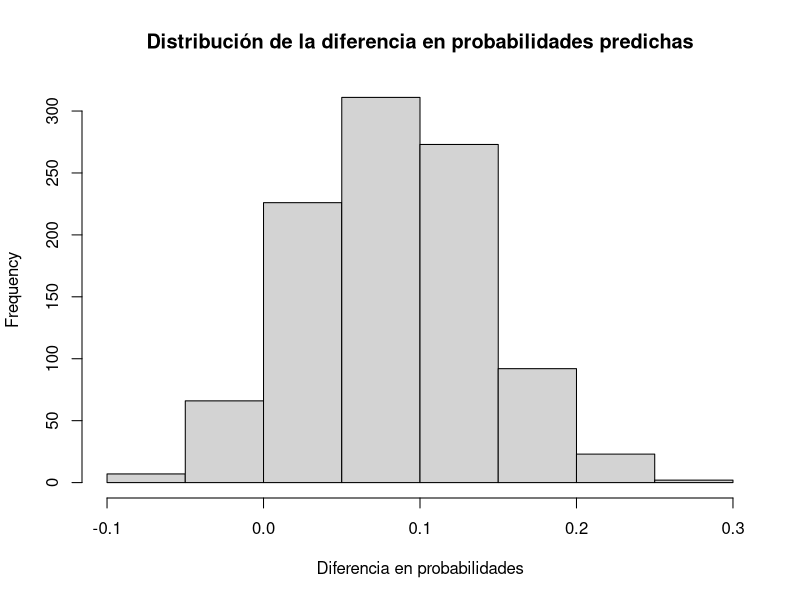

Here is the R script that generated this plot:
## ---- chunk 1
# Cargar las librerías necesarias
library(tidyverse)
library(carData)
library(modelr)

# Cargar el conjunto de datos
data_arrest <- carData::Arrests

# Ajustamos un modelo de regresión logística 
model <- glm(released ~ factor(colour)*factor(sex) + age, family = "binomial", data = data_arrest)
summary(model)
## ---- chunk 2

# Inicializar el vector para almacenar resultados de Bootstrap
results <- NULL

# Iterar 1000 veces para realizar el Bootstrap
for (i in 1:1000) {
  
  # Cargar el conjunto de datos
  data_arrest <- carData::Arrests
  
  # Realizar una muestra aleatoria con reemplazo del mismo tamaño que el conjunto original
  data_bs <- sample_n(data_arrest, size= nrow(data_arrest), replace = T)
  
  # Ajustar un modelo de regresión logística con las variables deseadas
  model <- glm(released ~ factor(colour)*factor(sex) + age, family = "binomial", data = data_bs)
  
  # Crear nuevos puntos de datos para la predicción
  newx_mnv <- data_grid(colour="Black", sex="Female", age=50, data=data_arrest)
  pred_mnv <- predict(model, newdata = newx_mnv, type = "response" )
  
  newx_hbj <- data_grid(colour="White", sex="Male", age=20, data=data_arrest)
  pred_hbj <- predict(model, newdata = newx_hbj, type = "response" )
  
  # Calcular la diferencia entre las probabilidades predichas
  diff_p <- pred_hbj - pred_mnv
  
  # Imprimir la iteración actual para seguimiento
  cat("iter=",i,"\n")
  
  # Almacenar el resultado
  results[i] <- diff_p
}

# Visualizar la distribución de las diferencias en probabilidad
hist(results, main="Distribución de la diferencia en probabilidades predichas", xlab="Diferencia en probabilidades")

# Calcular el intervalo de confianza al 95% para la diferencia en probabilidades
quantile(results, p=c(0.025, 0.975))
